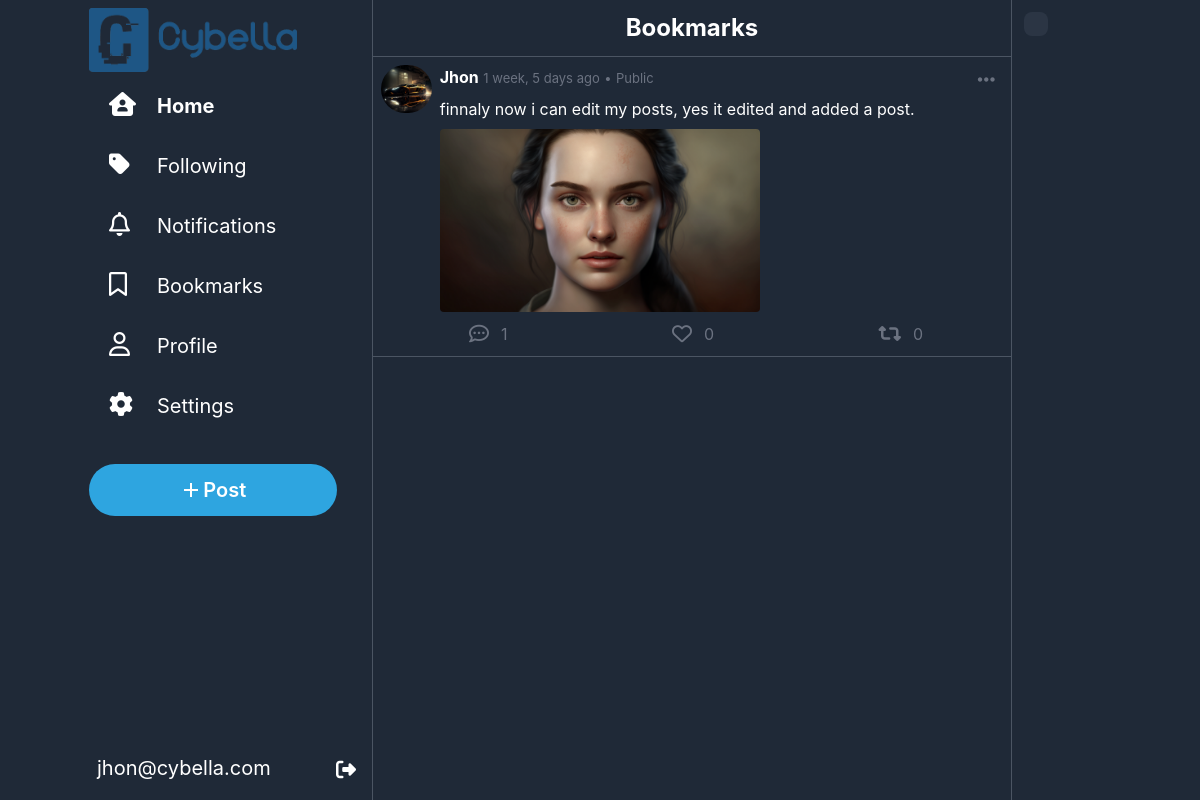
The page /bookmark (signed in) on the database its author committed.
### network/models.py (models this page shows, shortened)
class User(AbstractUser):
    picture = models.ImageField(upload_to="network/images/profile_pictures", blank=True, null=True, default="network/images/profile_pictures/default.png")
    followers = models.ManyToManyField("self", symmetrical=False, blank=True, related_name="following")
    bookmarks = models.ManyToManyField("Post", blank=True, related_name="bookmarked_by")
    bio = models.TextField(blank=True)
    def __str__(self):
        return f"{self.username}"

class Post(models.Model):
    user = models.ForeignKey(User, on_delete=models.CASCADE, related_name="posts")
    content = models.CharField(max_length=500)
    timestamp = models.DateTimeField(auto_now_add=True)
    likes = models.ManyToManyField(User, blank=True, related_name="liked_posts")
    images = models.ImageField(upload_to="network/images/posts", blank=True, null=True)
    repost = models.ForeignKey("self", on_delete=models.CASCADE, blank=True, null=True, related_name="reposts")
    parent_post = models.ForeignKey("self", on_delete=models.CASCADE, blank=True, null=True, related_name="comments")
    def is_reposted(self, user):
        return self.reposts.filter(user=user).exists()
    def is_a_repost(self):
        return self.repost is not None and self.user != self.repost.user

### network/views.py (the view)
# urls.py: path("bookmark",views.view_bookmarks, name="bookmark"),
def view_bookmarks(request):
    bookmarks = request.user.bookmarks.all()
    return render(request, "network/bookmark.html", {
        "posts": bookmarks
    })

### network/templatetags/custom_filters.py (called while the page is built)
@register.filter
def is_reposted_by_user(post, user):
    return post.is_reposted(user)

@register.filter
def is_repost(post):
    return post.is_a_repost()

### network/templates/network/bookmark.html (shortened to what this page needs)
{% extends "network/layout.html" %}
{% load static %}
{% load custom_filters %}
{% block body %}
    <div class=" w-full text-center  backdrop-blur-md backdrop-filter h-18 bg-gray-800 sticky p-3 text-2xl text-white font-bold border-b border-gray-600">
        Bookmarks
    </div>
    {%for post in posts%}
        <div id="post{{post.id}}" class="w-full mx-auto bg-gray-800 pb-1 p-2 text-white border-b border-gray-600 hover:cursor-pointer hover:bg-slate-800">
            <div onclick="window.location.href='{% url 'post' post_id=post.id %}'" class="flex ">
                <a href="{% url 'profile' username=post.user %}" class="w-14 h-12 rounded-full mr-2"><img class="w-14 h-12 rounded-full mr-2" src="{{post.user.picture.url}}" alt="user Avatar"></a>
                <div class="w-full">
                    <div class="flex justify-between">
                        <div>
                            <span class="font-bold"><a href="{% url 'profile' username=post.user %}">{{post.user|title}}</a></span>
                            <span class="text-gray-500 text-[13px]">{{post.timestamp|timesince}} ago</span>
                            <span class="text-gray-500 text-[13px]">•</span>
                            <span class="text-gray-500 text-[13px]">Public</span>
                        </div>
                        <div onclick="event.stopPropagation(); showOptions(this)"  class="relative hover:cursor-pointer rounded-full hover:bg-blue-600 hover:bg-opacity-20 px-2 py-1">
                            <i class="fa-solid fa-ellipsis-h text-xl text-gray-500  hover:text-blue-400"></i>
                        </div>
                    </div>
                    <div class="text-md w-full pl-0 pt-0 p-2  ">{{post.content}}</div>
                    {% if post.images %}
                        <div id="images-container" class="">
                            <img class="max-w-xs max-h-xs rounded" src="{{post.images.url}}" alt="post image">
                        </div>
                    {%endif%}
                </div>
            </div>
            <div class="flex justify-between mt-1 mx-20 text-gray-500">
                <div onclick="openCommentBox('{{post.user|title}}','{{post.timestamp|timesince}}','{{post.content}}','{{post.user.picture.url}}','{{post.id}}')" class="flex hover:text-blue-400 hover:cursor-pointer"><i class="fa-regular fa-comment-dots text-xl rounded-full hover:bg-blue-400 hover:bg-opacity-20 p-2 "></i><span class="mt-1.5 ml-1">{{post.comments.all.count}}</span></div>
                {% if user not in post.likes.all%}
                    <div id="like" onclick="like(this,{{post.id}})" class="flex hover:text-rose-400 hover:cursor-pointer"><i class="fa-regular fa-heart text-xl rounded-full hover:bg-rose-400 hover:bg-opacity-20 p-2"></i><span class="mt-1.5 ml-1">{{post.likes.count}}</span></div>
                {%else%}
                    <div id="like" onclick="like(this,{{post.id}})" class="flex hover:text-rose-400 hover:cursor-pointer text-rose-400"><i class="fa-solid fa-heart text-xl rounded-full hover:bg-rose-400 hover:bg-opacity-20 p-2"></i><span class="mt-1.5 ml-1">{{post.likes.count}}</span></div>
                {%endif%}
                {% if not user.is_authenticated or not post|is_reposted_by_user:user%}
                    <div id="repost" onclick="repost(this,{{post.id}})" class="flex hover:text-emerald-500 hover:cursor-pointer"><i class="fa-solid fa-retweet text-xl rounded-full hover:bg-emerald-500 hover:bg-opacity-20 p-2"></i><span class="mt-1.5 ml-1">{{post.reposts.count}}</span></div>
                {%else%}
                    <div id="repost" onclick="repost(this,{{post.id}})" class="flex text-emerald-500 hover:text-emerald-500 hover:cursor-pointer"><i class="fa-solid fa-retweet text-xl rounded-full hover:bg-emerald-500 hover:bg-opacity-20 p-2"></i><span class="mt-1.5 ml-1">{{post.reposts.count}}</span></div>
                {%endif%}
            </div>
        </div>
    {%endfor%}
{% endblock %}

### network/templates/network/layout.html (shortened to what this page needs)
{% load static %}
{% load static tailwind_tags %}
<!DOCTYPE html>
<html lang="en">
    <head>
        {% tailwind_css %}
        <link rel ="stylesheet" href="{% static 'network/css/styles.css' %}">
    </head>
    <body class="overflow-hidden w-screen h-screen flex flex-row">
        <nav class=" container  max-w-[31%] flex flex-col p-2  flex-grow bg-gray-800 h-screen items-end fixed">
            <div class="sidebar flex flex-col text-xl font-normal text-white w-[275px] h-full justify-between">
                <div class="w-full">
                    <div id="logo" class="">
                        <div class="">
                            <img src="{% static 'network/Images/C_logo.png' %}" alt="logo" class="w-18 h-16">
                        </div>
                    </div>
                    <a class="flex py-1 text-center sidebar-link my-2" href="{%url "index"%}"><div class=" p-2 px-5 justify-center"><i class="fa-solid fa-house-user text-2xl mr-8 w-4"></i><span class="font-bold">Home</span></div></a>
                    <a class="flex py-1 text-center sidebar-link my-2" href="{%url "following"%}"><div class="p-2 px-5 justify-center"><i class="fa-solid fa-tag text-2xl mr-8 w-4 "></i><span>Following</span></div></a>
                    <a class="flex py-1 text-center sidebar-link my-2" href="#"><div class="p-2 px-5 justify-center"><i class="fa-regular fa-bell text-2xl mr-8 w-4"></i><span>Notifications</span></div></a>
                    <a class="flex py-1 text-center sidebar-link my-2" href="{%url "bookmark"%}"><div class="p-2 px-5 justify-center"><i class="fa-regular fa-bookmark text-2xl mr-8 w-4"></i><span>Bookmarks</span></div></a>
                    {% if user.is_authenticated%}
                        <a class="flex py-1 text-center sidebar-link my-2" href="{% url 'profile' username=user.username %}"><div class="p-2 px-5 justify-center"><i class="fa-regular fa-user text-2xl mr-8 w-4"></i><span>Profile</span></div></a>
                    {% endif %}
                    <a class="flex py-1 text-center sidebar-link my-2" href="#"><div class="p-2 px-5 justify-center"><i class="fa-solid fa-cog text-2xl mr-8 w-4"></i><span>Settings</span></div></a>
                    <button onclick="document.querySelector('#reply_area').focus();" class="tweet mt-6 w-[90%] p-3">
                        <span><svg xmlns="http://www.w3.org/2000/svg" viewBox="0 0 24 24" width="24" height="24"><path fill="none" d="M0 0h24v24H0z"></path><path fill="currentColor" d="M11 11V5h2v6h6v2h-6v6h-2v-6H5v-2z"></path></svg> Post</span>
                    </button>
                </div>
                <div>
                    {% if user.is_authenticated %}
                        <a class="p-2 text-center logout flex justify-between" href="{% url 'logout' %}"><span>{{user.email}}</span><div class="pt-0.5"><i class="fa-solid fa-right-from-bracket text-xl"></i></div></a>
                    {% else %}
                        <a class="p-2 text-center logout flex justify-between" href="{% url 'login' %}"><span>Log In/Register</span><div class="pt-0.5"><i class="fa-solid fa-right-to-bracket text-2xl"></i></div></a>
                    {% endif %}
                </div>
            </div>
        </nav>
        <div class="body h-screen flex flex-row w-[69%] ml-[31%] ">
            <div class="bg-gray-800  relative border-x border-gray-600  w-[500px] overflow-y-scroll flex-grow">
                {% block body %}
                {% endblock %}
            </div>
            <div class=" bg-gray-800 relative overflow-y-scroll p-3 flex-grow">
                <div id="news" class="rounded-lg w-fit p-3 bg-gray-700 bg-opacity-50 hidden lg:block ">
                </div>
            </div>
        </div>
    </body>
</html>

### network/static/network/css/styles.css (style rules this page uses)
* { font-family:"TwitterChirp",-apple-system,BlinkMacSystemFont,"Segoe UI",Roboto,Helvetica,Arial,sans-serif; }
.tweet { background-color: #2ea5e0; border-radius: 9999px; transition: all ease-in-out 0.2s; }
.tweet span { display: flex; justify-content: center; align-items: center; color: #fff; font-weight: 600; }

### rows shown on the page
User: email "jhon@cybella.com"
Post: user.picture (picture), user "Jhon", timestamp "1 week, 5 days", content "finnaly now i can edit my posts, yes it edited and added a post.", images (picture), comments.all.count "1", likes.count "0", reposts.count "0"
